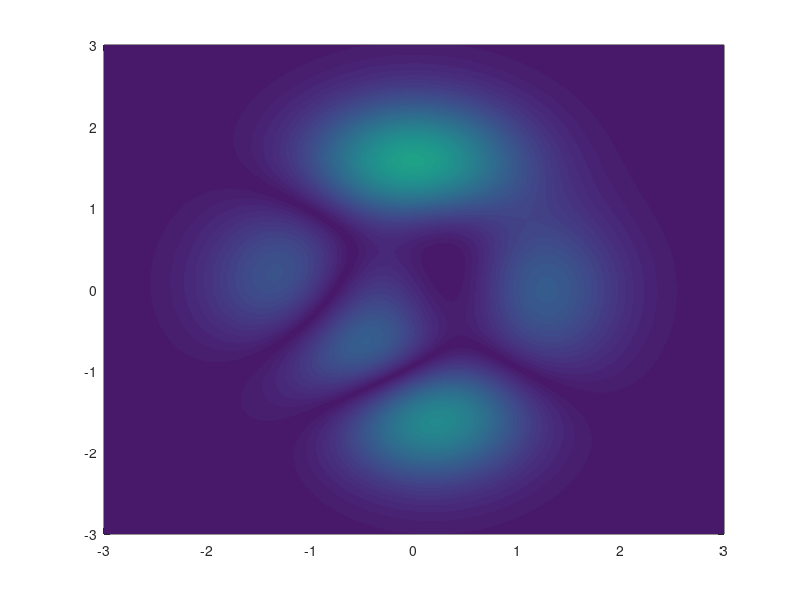

This figure's MATLAB source: (Note: this script raises an error after producing the figure.)
%% |textcolorbar| documentation 
% The |textcolorbar| function creates a color-scaled text legend that does *not* hijack the 
% current colormap.
% 
% <CDT_Contents.html Back to Climate Data Tools Contents>.
%% Syntax 
% 
%  textcolorbar(labels)
%  textcolorbar(...,'colormap',col,...) 
%  textcolorbar(...,'location',loc,...) 
%  textcolorbar(...,'TextProperty',TextValue,...) 
%  h = textcolorbar 
% 
%% Description
% 
% |textcolorbar(labels)| places a color-scaled text label legend in the upper
% left hand corner of the current axes. If |labels| is a numeric array, then
% the color of each label is scaled according to the range of values in
% |labels|. If |labels| is a cell array of strings, each cell becomes a row in
% the color-scaled legend.
%
% |textcolorbar(...,'colormap',col,...)| specifies an Mx3 colormap. If input
% labels are numeric, the colors of each row in the text legend are
% interpolated from the specified colormap. If input labels are cell
% strings, the colormap must have the same number of rows as the number of
% cells in labels. The default colormap is parula. 
%
% |textcolorbar(...,'location',loc,...)| specifies a location as: 
% 
% * 'north' 
% * 'northwest' or 'nw' upper left (default) 
% * 'northeast' or 'ne' upper right
% * 'east' or 'e' left
% * 'center' or 'c' middle
% * 'west' or 'w' right
% * 'southwest' or 'sw' lower left
% * 'south' or 's' bottom center
% * 'southeast' or 'sw' lower right
% * 'northoutside' or 'no'
% * 'northwestoutside' or 'nwo' 
% * 'northeastoutside' or 'neo' 
% * 'eastoutside' or 'eo' 
% * 'westoutside' or 'wo' 
% * 'southwestoutside' or 'swo' 
% * 'southoutside' or 'so' 
% * 'southeastoutside' or 'swo' 
%
% |textcolorbar(...,'TextProperty',TextValue,...)| sets any text properties
% as name-value pairs. 
%
% |h = textcolorbar(...)| returns a handle h of the color-scaled text object. 
%
%% Examples
% Start with this example plot: 

% Load some example data: 
[X,Y,Z] = peaks(500); 

figure
pcolor(X,Y,abs(Z))
shading interp
caxis([-1 15]) 
cmocean amp 
colorbar

%% 



%% 

textcolorbar(1:5)

textcolorbar([1:4 50],'loc','ne')

textcolorbar(10:20,'colormap',cmocean('thermal'),...
   'fontsize',20,'fontweight','bold',...
   'loc','se')

lifestages = {'newborn','infant','toddler','teen','adult'}; 
textcolorbar(lifestages,'loc','w') 


t=textcolorbar(lifestages,...
   'colormap',cmocean('algae',5),...
   'fontweight','bold',...
   'fontname','baskerville',...
   'fontangle','italic',...
   'loc','sw') 

%% Author Info
% This function is part of the <http://www.github.com/chadagreene/CDT Climate Data Toolbox for Matlab>.
% The function and supporting documentation were written by
% <https://www.chadagreene.com Chad A. Greene>
% of NASA Jet Propulsion Laboratory. 
